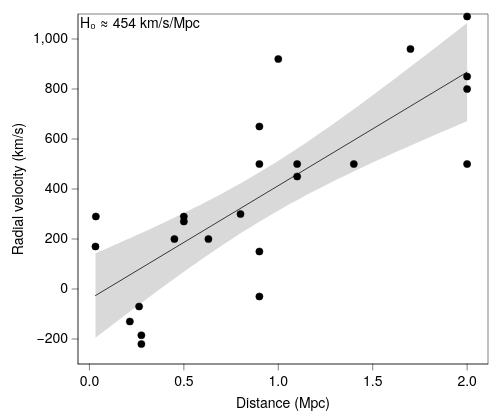

The Vega-Lite source for this figure:
### Vega-Lite specification from a JSON file in a GitHub repository (floating-point values rounded to 4 significant figures)
{"background": null, "config": {"arc": {"fill": "#DBDBDB", "fillOpacity": 1.0, "innerRadius": 43.75, "padAngle": 0.03, "stroke": "black", "strokeOpacity": 1, "strokeWidth": 0.25}, "area": {"fill": "#DBDBDB", "fillOpacity": 1.0, "stroke": "black", "strokeOpacity": 1, "strokeWidth": 0.25}, "axis": {"domain": true, "domainCap": "round", "domainColor": "black", "domainWidth": 0.25, "grid": false, "gridCap": "round", "gridColor": "#F1F1F1", "gridDash": [0, 0], "gridOpacity": 1.0, "gridWidth": 0.25, "labelColor": "black", "labelFont": "Helvetica Neue, HelveticaNeue, Helvetica, Arial, sans-serif", "labelFontSize": 7, "labelFontStyle": "normal", "labelFontWeight": 400, "offset": 0, "ticks": true, "tickCap": "round", "tickColor": "black", "tickRound": false, "tickSize": 3, "tickWidth": 0.25, "titleColor": "black", "titleFont": "Helvetica Neue, HelveticaNeue, Helvetica, Arial, sans-serif", "titleFontSize": 7, "titleFontStyle": "normal", "titleFontWeight": 400}, "axisX": {"domain": true, "labelAlign": "center", "labelAngle": 0, "labels": true, "ticks": true, "translate": 0}, "axisY": {"domain": true, "labelAlign": "right", "labelAngle": 0, "labels": true, "ticks": true, "translate": 0}, "axisRight": {"domain": true, "labelAlign": "left", "labelAngle": 0, "labels": true, "ticks": true, "translate": 0}, "axisTop": {"domain": true, "labelAlign": "center", "labelAngle": 0, "labels": true, "ticks": true, "translate": 0}, "axisBand": {"tickOffset": 0}, "bar": {"fill": "#DBDBDB", "fillOpacity": 1.0, "stroke": "black", "strokeOpacity": 1, "strokeWidth": 0.25}, "boxplot": {"size": 15.75, "ticks": {"cornerRadius": 0.25, "fill": "black", "opacity": 1, "size": 7.875, "thickness": 0.25}, "box": {"fillOpacity": 1.0, "stroke": "black", "strokeOpacity": 1, "strokeWidth": 0.25}, "median": {"cornerRadius": 0, "fill": "black", "fillOpacity": 1.0, "opacity": 1, "size": 15.75, "thickness": 0.25}, "rule": {"fill": "black", "fillOpacity": 1.0, "size": 17.5, "stroke": "black", "strokeDash": [0, 0], "strokeOpacity": 1, "strokeWidth": 0.25}, "outliers": {"color": "black", "fill": "black", "fillOpacity": 1.0, "size": 0, "stroke": "black", "strokeOpacity": 1, "strokeWidth": 0.25}}, "circle": {"fill": "black", "fillOpacity": 1.0, "size": 2.188, "stroke": null, "strokeOpacity": 1, "strokeWidth": 0.25}, "errorband": {"band": {"fillOpacity": 0.6, "stroke": null, "strokeWidth": 0.25, "strokeOpacity": 1}, "borders": {"opacity": 0, "strokeOpacity": 0.25, "strokeWidth": 1}}, "errorbar": {"opacity": 1, "rule": {"strokeDash": [0, 0], "strokeWidth": 0.25}, "ticks": {"color": "black", "cornerRadius": 0.125, "opacity": 1, "size": 10.5, "thickness": 0.25}, "thickness": 0.25}, "font": "Helvetica Neue, HelveticaNeue, Helvetica, Arial, sans-serif", "geoshape": {"fill": "#DBDBDB", "fillOpacity": 1.0, "stroke": "black", "strokeOpacity": 1, "strokeWidth": 0.25}, "header": {"labelColor": "black", "labelFont": "Helvetica Neue, HelveticaNeue, Helvetica, Arial, sans-serif", "labelFontSize": 7, "labelFontStyle": "normal", "labelFontWeight": 400, "titleColor": "black", "titleFont": "Helvetica Neue, HelveticaNeue, Helvetica, Arial, sans-serif", "titleFontSize": 7, "titleFontStyle": "normal", "titleFontWeight": 400, "titlePadding": 0}, "legend": {"disable": false, "offset": 4.5, "titlePadding": 4, "labelOffset": 2, "gradientLabelOffset": 2, "gradientLength": 87.5, "gradientThickness": 8.75, "gradientOpacity": 1.0, "gradientStrokeColor": "black", "gradientStrokeWidth": 0.25, "labelColor": "black", "labelFont": "Helvetica Neue, HelveticaNeue, Helvetica, Arial, sans-serif", "labelFontSize": 7, "labelFontStyle": "normal", "labelFontWeight": 400, "strokeColor": "black", "strokeWidth": 0, "symbolSize": 42, "symbolStrokeColor": "black", "symbolStrokeWidth": 0.25, "titleColor": "black", "titleFont": "Helvetica Neue, HelveticaNeue, Helvetica, Arial, sans-serif", "titleFontSize": 7, "titleFontStyle": "normal", "titleFontWeight": 400}, "line": {"color": "black", "stroke": "black", "strokeCap": "round", "strokeDash": [0, 0], "strokeOpacity": 1, "strokeWidth": 0.375}, "point": {"filled": true, "fill": "#DBDBDB", "fillOpacity": 1.0, "size": 8.75, "stroke": "black", "strokeOpacity": 1, "strokeWidth": 0.25}, "range": {"category": ["#5CA7B1", "#CDDEF3", "#B7B3E4", "#B3DAB5", "#F5E1B3", "#3D727B", "#8AA8D2", "#867DAC", "#80A988", "#CBB17A", "#204148", "#59719A", "#584C77", "#507B5F", "#9D824D"], "diverging": {"scheme": ["#C35082", "#CE6D94", "#D989A7", "#E2A4BA", "#EABFCE", "#F1DBE2", "#F6F6F6", "#D7E0EB", "#B9CBE0", "#9BB6D5", "#7DA1C9", "#5F8CBD", "#4177B1"]}, "heatmap": {"scheme": ["#32022B", "#43044D", "#4C196E", "#4D338C", "#484DA6", "#3A68BB", "#1D83CA", "#1D9CCB", "#23B5C9", "#28CDC5", "#4DE0B4", "#91EE9F"]}, "ordinal": {"scheme": ["#F1F1F1", "#DBDBDB", "#C6C6C6", "#B2B2B2", "#9D9D9D", "#898989", "#767676", "#636363", "#515151", "#404040", "#2F2F2F", "#1F1F1F"]}, "ramp": {"scheme": ["#32022B", "#43044D", "#4C196E", "#4D338C", "#484DA6", "#3A68BB", "#1D83CA", "#1D9CCB", "#23B5C9", "#28CDC5", "#4DE0B4", "#91EE9F"]}}, "rule": {"color": "black", "stroke": "black", "strokeCap": "round", "strokeDash": [2, 2], "strokeOpacity": 1, "strokeWidth": 0.25}, "scale": {"bandPaddingInner": 0.1, "bandPaddingOuter": 0.1, "continuousPadding": 1, "round": false}, "rect": {"fill": "#DBDBDB", "fillOpacity": 1.0, "stroke": "black", "strokeOpacity": 1, "strokeWidth": 0.25}, "square": {"fill": "#DBDBDB", "fillOpacity": 1.0, "size": 17.5, "stroke": "black", "strokeOpacity": 1, "strokeWidth": 0.25}, "text": {"color": "black", "font": "Helvetica Neue, HelveticaNeue, Helvetica, Arial, sans-serif", "fontSize": 7, "fontStyle": "normal", "fontWeight": 400}, "tick": {"color": "black", "cornerRadius": 0.125, "opacity": 1.0, "size": 15.75, "thickness": 0.25}, "title": {"anchor": "middle", "frame": "group", "color": "black", "font": "Helvetica Neue, HelveticaNeue, Helvetica, Arial, sans-serif", "fontSize": 7, "fontStyle": "normal", "fontWeight": 400, "subtitleColor": "black", "subtitleFont": "Helvetica Neue, HelveticaNeue, Helvetica, Arial, sans-serif", "subtitleFontSize": "Helvetica Neue, HelveticaNeue, Helvetica, Arial, sans-serif", "subtitleFontStyle": "normal", "subtitleFontWeight": 400}, "trail": {"color": "black", "opacity": 1, "size": 0.375}, "view": {"continuousWidth": 205, "continuousHeight": 175, "discreteWidth": 205, "discreteHeight": 175, "fill": null, "stroke": "black", "strokeWidth": 0.25}}, "layer": [{"data": {"name": "data-85554fe86a852df2e7617ef3ce078e3a"}, "mark": {"type": "point", "color": "black", "filled": true, "size": 13}, "encoding": {"x": {"field": "distance", "scale": {"domain": [-0.05, 2.1], "nice": false}, "title": "Distance (Mpc)", "type": "quantitative"}, "y": {"field": "velocity", "title": "Radial velocity (km/s)", "type": "quantitative"}}}, {"layer": [{"data": {"name": "data-6244fde04a48d5984bb2d262604c4d70"}, "mark": {"type": "area", "fill": "black", "fillOpacity": 0.15, "stroke": null, "strokeWidth": 0}, "encoding": {"x": {"field": "distance", "type": "quantitative"}, "y": {"field": "velocity", "type": "quantitative"}, "y2": {"field": "__ci_hi"}}}, {"data": {"name": "data-ea7ca8b838bcbd40baa648b4baba2d38"}, "mark": {"type": "line"}, "encoding": {"x": {"field": "distance", "type": "quantitative"}, "y": {"field": "velocity", "type": "quantitative"}}}], "name": "__dysonsphere_0052db07ca3847ba_1"}, {"data": {"values": [{"__dysonsphere__": 1}]}, "mark": {"type": "text", "align": "left", "angle": 0, "baseline": "top", "dx": 0, "dy": 0, "opacity": 1.0}, "encoding": {"text": {"value": "H₀ ≈ 454 km/s/Mpc"}, "x": {"value": 1}, "y": {"value": 1}}}], "$schema": "https://vega.github.io/schema/vega-lite/v6.4.1.json", "datasets": {"data-85554fe86a852df2e7617ef3ce078e3a": [{"distance": 0.032, "velocity": 170}, {"distance": 0.034, "velocity": 290}, {"distance": 0.214, "velocity": -130}, {"distance": 0.263, "velocity": -70}, {"distance": 0.275, "velocity": -185}, {"distance": 0.275, "velocity": -220}, {"distance": 0.45, "velocity": 200}, {"distance": 0.5, "velocity": 290}, {"distance": 0.5, "velocity": 270}, {"distance": 0.63, "velocity": 200}, {"distance": 0.8, "velocity": 300}, {"distance": 0.9, "velocity": -30}, {"distance": 0.9, "velocity": 650}, {"distance": 0.9, "velocity": 150}, {"distance": 0.9, "velocity": 500}, {"distance": 1.0, "velocity": 920}, {"distance": 1.1, "velocity": 450}, {"distance": 1.1, "velocity": 500}, {"distance": 1.4, "velocity": 500}, {"distance": 1.7, "velocity": 960}, {"distance": 2.0, "velocity": 500}, {"distance": 2.0, "velocity": 850}, {"distance": 2.0, "velocity": 800}, {"distance": 2.0, "velocity": 1090}], "data-6244fde04a48d5984bb2d262604c4d70": [{"distance": 0.032, "velocity": -195.2, "__ci_hi": 142.7, "__dysonsphere__": 1}, {"distance": 0.06324, "velocity": -177.1, "__ci_hi": 153.0, "__dysonsphere__": 1}, {"distance": 0.09448, "velocity": -159.0, "__ci_hi": 163.3, "__dysonsphere__": 1}, {"distance": 0.1257, "velocity": -141.0, "__ci_hi": 173.6, "__dysonsphere__": 1}, {"distance": 0.157, "velocity": -123.1, "__ci_hi": 184.0, "__dysonsphere__": 1}, {"distance": 0.1882, "velocity": -105.2, "__ci_hi": 194.5, "__dysonsphere__": 1}, {"distance": 0.2194, "velocity": -87.34, "__ci_hi": 205.1, "__dysonsphere__": 1}, {"distance": 0.2507, "velocity": -69.59, "__ci_hi": 215.7, "__dysonsphere__": 1}, {"distance": 0.2819, "velocity": -51.92, "__ci_hi": 226.4, "__dysonsphere__": 1}, {"distance": 0.3131, "velocity": -34.34, "__ci_hi": 237.2, "__dysonsphere__": 1}, {"distance": 0.3444, "velocity": -16.85, "__ci_hi": 248.1, "__dysonsphere__": 1}, {"distance": 0.3756, "velocity": 0.5412, "__ci_hi": 259.1, "__dysonsphere__": 1}, {"distance": 0.4069, "velocity": 17.83, "__ci_hi": 270.2, "__dysonsphere__": 1}, {"distance": 0.4381, "velocity": 34.99, "__ci_hi": 281.4, "__dysonsphere__": 1}, {"distance": 0.4693, "velocity": 52.04, "__ci_hi": 292.7, "__dysonsphere__": 1}, {"distance": 0.5006, "velocity": 68.95, "__ci_hi": 304.2, "__dysonsphere__": 1}, {"distance": 0.5318, "velocity": 85.72, "__ci_hi": 315.8, "__dysonsphere__": 1}, {"distance": 0.563, "velocity": 102.3, "__ci_hi": 327.5, "__dysonsphere__": 1}, {"distance": 0.5943, "velocity": 118.8, "__ci_hi": 339.4, "__dysonsphere__": 1}, {"distance": 0.6255, "velocity": 135.1, "__ci_hi": 351.5, "__dysonsphere__": 1}, {"distance": 0.6568, "velocity": 151.2, "__ci_hi": 363.8, "__dysonsphere__": 1}, {"distance": 0.688, "velocity": 167.1, "__ci_hi": 376.3, "__dysonsphere__": 1}, {"distance": 0.7192, "velocity": 182.8, "__ci_hi": 388.9, "__dysonsphere__": 1}, {"distance": 0.7505, "velocity": 198.3, "__ci_hi": 401.8, "__dysonsphere__": 1}, {"distance": 0.7817, "velocity": 213.6, "__ci_hi": 414.9, "__dysonsphere__": 1}, {"distance": 0.813, "velocity": 228.6, "__ci_hi": 428.2, "__dysonsphere__": 1}, {"distance": 0.8442, "velocity": 243.5, "__ci_hi": 441.8, "__dysonsphere__": 1}, {"distance": 0.8754, "velocity": 258.0, "__ci_hi": 455.6, "__dysonsphere__": 1}, {"distance": 0.9067, "velocity": 272.4, "__ci_hi": 469.6, "__dysonsphere__": 1}, {"distance": 0.9379, "velocity": 286.5, "__ci_hi": 483.9, "__dysonsphere__": 1}, {"distance": 0.9691, "velocity": 300.4, "__ci_hi": 498.4, "__dysonsphere__": 1}, {"distance": 1.0, "velocity": 314.0, "__ci_hi": 513.1, "__dysonsphere__": 1}, {"distance": 1.032, "velocity": 327.4, "__ci_hi": 528.1, "__dysonsphere__": 1}, {"distance": 1.063, "velocity": 340.5, "__ci_hi": 543.3, "__dysonsphere__": 1}, {"distance": 1.094, "velocity": 353.5, "__ci_hi": 558.7, "__dysonsphere__": 1}, {"distance": 1.125, "velocity": 366.2, "__ci_hi": 574.4, "__dysonsphere__": 1}, {"distance": 1.157, "velocity": 378.7, "__ci_hi": 590.2, "__dysonsphere__": 1}, {"distance": 1.188, "velocity": 391.1, "__ci_hi": 606.3, "__dysonsphere__": 1}, {"distance": 1.219, "velocity": 403.2, "__ci_hi": 622.5, "__dysonsphere__": 1}, {"distance": 1.25, "velocity": 415.2, "__ci_hi": 638.9, "__dysonsphere__": 1}, {"distance": 1.282, "velocity": 427.0, "__ci_hi": 655.5, "__dysonsphere__": 1}, {"distance": 1.313, "velocity": 438.6, "__ci_hi": 672.2, "__dysonsphere__": 1}, {"distance": 1.344, "velocity": 450.1, "__ci_hi": 689.1, "__dysonsphere__": 1}, {"distance": 1.375, "velocity": 461.5, "__ci_hi": 706.1, "__dysonsphere__": 1}, {"distance": 1.406, "velocity": 472.7, "__ci_hi": 723.2, "__dysonsphere__": 1}, {"distance": 1.438, "velocity": 483.8, "__ci_hi": 740.5, "__dysonsphere__": 1}, {"distance": 1.469, "velocity": 494.9, "__ci_hi": 757.8, "__dysonsphere__": 1}, {"distance": 1.5, "velocity": 505.8, "__ci_hi": 775.3, "__dysonsphere__": 1}, {"distance": 1.531, "velocity": 516.6, "__ci_hi": 792.9, "__dysonsphere__": 1}, {"distance": 1.563, "velocity": 527.3, "__ci_hi": 810.5, "__dysonsphere__": 1}, {"distance": 1.594, "velocity": 538.0, "__ci_hi": 828.2, "__dysonsphere__": 1}, {"distance": 1.625, "velocity": 548.5, "__ci_hi": 846.0, "__dysonsphere__": 1}, {"distance": 1.656, "velocity": 559.0, "__ci_hi": 863.9, "__dysonsphere__": 1}, {"distance": 1.688, "velocity": 569.5, "__ci_hi": 881.8, "__dysonsphere__": 1}, {"distance": 1.719, "velocity": 579.9, "__ci_hi": 899.8, "__dysonsphere__": 1}, {"distance": 1.75, "velocity": 590.2, "__ci_hi": 917.9, "__dysonsphere__": 1}, {"distance": 1.781, "velocity": 600.5, "__ci_hi": 936.0, "__dysonsphere__": 1}, {"distance": 1.813, "velocity": 610.7, "__ci_hi": 954.1, "__dysonsphere__": 1}, {"distance": 1.844, "velocity": 620.8, "__ci_hi": 972.3, "__dysonsphere__": 1}, {"distance": 1.875, "velocity": 631.0, "__ci_hi": 990.6, "__dysonsphere__": 1}, {"distance": 1.906, "velocity": 641.1, "__ci_hi": 1009.0, "__dysonsphere__": 1}, {"distance": 1.938, "velocity": 651.1, "__ci_hi": 1027.0, "__dysonsphere__": 1}, {"distance": 1.969, "velocity": 661.1, "__ci_hi": 1046.0, "__dysonsphere__": 1}, {"distance": 2.0, "velocity": 671.1, "__ci_hi": 1064.0, "__dysonsphere__": 1}], "data-ea7ca8b838bcbd40baa648b4baba2d38": [{"distance": 0.032, "velocity": -26.25, "__dysonsphere__": 1}, {"distance": 2.0, "velocity": 867.5, "__dysonsphere__": 1}]}}
